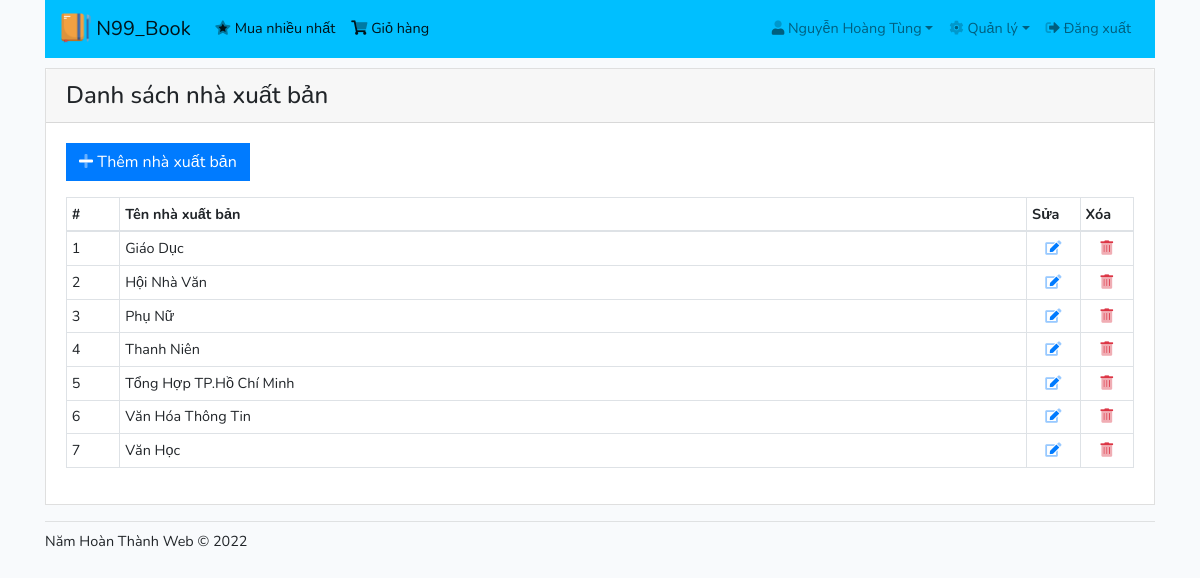
/index.php?action=nhaxuatban (signed in), run on the app's committed database.
### tables this page shows
CREATE TABLE IF NOT EXISTS `tbl_nhaxuatban` (
  `ID` int(10) NOT NULL AUTO_INCREMENT,
  `TenNhaXB` varchar(50) NOT NULL,
  PRIMARY KEY (`ID`),
  UNIQUE KEY `TenNhaXB` (`TenNhaXB`)
);

### controllers/nhaxuatban.php (called while the page is built, shortened)
<?php
	require_once "models/nhaxuatban.php";
	class NhaXuatBanController
	{
		public function getDanhSach()
		{
			$db = new NhaXuatBanDB();
			$nhaxuatban = $db->DanhSach();
			include_once "views/nhaxuatban/danhsach.php";
		}
	}
?>

### index.php (called while the page is built)
<?php include_once "views/layouts/header.php"; ?>
<?php include_once "views/layouts/navbar.php"; ?>
<?php include_once "views/layouts/routes.php"; ?>
<?php include_once "views/layouts/footer.php"; ?>

### models/nhaxuatban.php (called while the page is built, shortened)
<?php
	class NhaXuatBanDB
	{
		public function DanhSach()
		{
			$db = DB::KetNoi();
			try
			{
				$sql = "SELECT * FROM tbl_nhaxuatban";
				$cmd = $db->prepare($sql);
				$cmd->execute();
				return $cmd->fetchAll();
			}
			catch(PDOException $e)
			{
				$error_message = $e->getMessage();
				include_once "views/layouts/error.php";
				exit();
			}
		}
	}
?>

### views/nhaxuatban/danhsach.php (the view)
<div class="card">
	<h4 class="card-header">Danh sách nhà xuất bản</h4>
	<div class="card-body table-responsive">
		<p><a class="btn btn-primary" href="index.php?action=nhaxuatban_them" role="button"><i class="fad fa-plus"></i> Thêm nhà xuất bản</a></p>
		<table class="table table-bordered table-sm">
			<thead>
				<tr>
					<th width="5%">#</th>
					<th width="85%">Tên nhà xuất bản</th>
					<th width="5%">Sửa</th>
					<th width="5%">Xóa</th>
				</tr>
			</thead>
			<tbody>
				<?php
					$stt = 1;
					foreach($nhaxuatban as $value)
					{
						echo "<tr>";
							echo "<td>{$stt}</td>";
							echo "<td>{$value['TenNhaXB']}</td>";
							echo "<td class='text-center'><a href='index.php?action=nhaxuatban_sua&id={$value['ID']}'><i class='fad fa-edit'></i></a></td>";
							echo "<td class='text-center'><a onclick='return confirm(\"Bạn có muốn xóa nhà xuất bản {$value['TenNhaXB']}?\")' href='index.php?action=nhaxuatban_xoa&id={$value['ID']}'><i class='fad fa-trash-alt text-danger'></i></a></td>";
						echo "</tr>";
						$stt++;
					}
				?>
			</tbody>
		</table>
	</div>
</div>

### public/css/custom.css (style rules this page uses)
:root { --font-family-sans-serif: "Nunito", sans-serif; --font-family-monospace: SFMono-Regular, Menlo, Monaco, Consolas, "Liberation Mono", "Courier New", monospace; }
body { margin: 0; font-family: "Nunito", sans-serif; font-size: 0.9rem; font-weight: 400; line-height: 1.6; color: #212529; text-align: left; background-color: #f8fafc; }
.card, .custom-select, .form-control, .btn, .input-group-text { border-radius: 0 !important; }
.table-responsive > .table-bordered { border: 1px solid #ddd !important; }
.table > tbody > tr > td { vertical-align: middle; }

### data on the page
tbl_nhaxuatban: TenNhaXB "Giáo Dục"
tbl_nhaxuatban: TenNhaXB "Hội Nhà Văn"
tbl_nhaxuatban: TenNhaXB "Phụ Nữ"
tbl_nhaxuatban: TenNhaXB "Thanh Niên"
tbl_nhaxuatban: TenNhaXB "Tổng Hợp TP.Hồ Chí Minh"
tbl_nhaxuatban: TenNhaXB "Văn Hóa Thông Tin"
tbl_nhaxuatban: TenNhaXB "Văn Học"

### other printed values
$_SESSION['HoVaTen'] "Nguyễn Hoàng Tùng"
